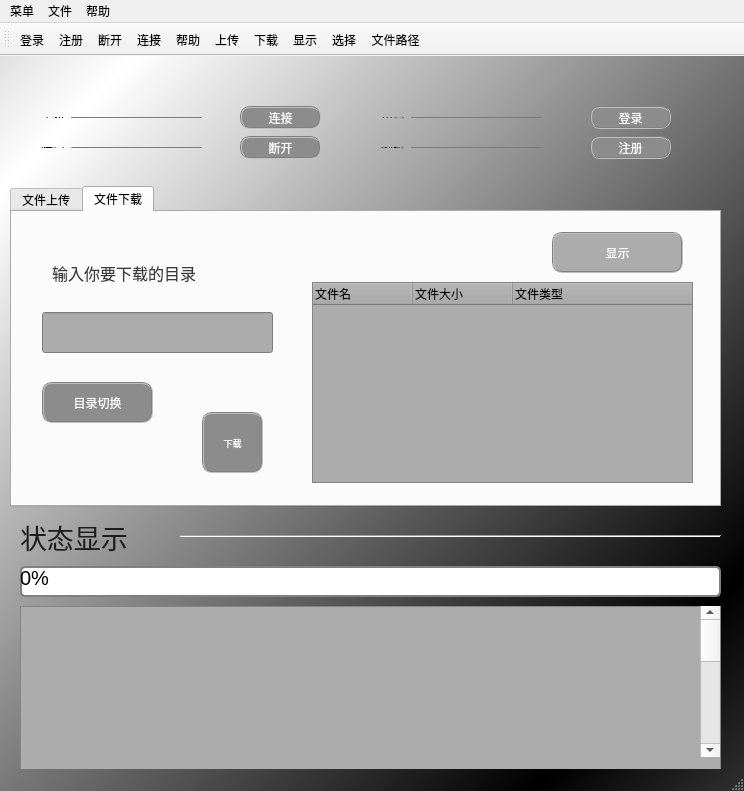
<?xml version="1.0" encoding="UTF-8"?>
<ui version="4.0">
 <class>MyClientClass</class>
 <widget class="QMainWindow" name="MyClientClass">
  <property name="geometry">
   <rect>
    <x>0</x>
    <y>0</y>
    <width>744</width>
    <height>791</height>
   </rect>
  </property>
  <property name="windowTitle">
   <string>MyClient</string>
  </property>
  <property name="styleSheet">
   <string notr="true">
QWidget#MyClientClass{

 background:qlineargradient(spread:reflect, x1:0.847, y1:0.869, x2:0.129, y2:0.12, stop:0 rgba(0, 0, 0, 255), stop:1 rgba(255, 255, 255, 255))
}</string>
  </property>
  <widget class="QWidget" name="centralWidget">
   <widget class="QPlainTextEdit" name="outEdit">
    <property name="geometry">
     <rect>
      <x>20</x>
      <y>550</y>
      <width>701</width>
      <height>221</height>
     </rect>
    </property>
    <property name="styleSheet">
     <string notr="true">background:rgb(172, 172, 172)</string>
    </property>
   </widget>
   <widget class="QLabel" name="label_6">
    <property name="geometry">
     <rect>
      <x>20</x>
      <y>460</y>
      <width>141</width>
      <height>41</height>
     </rect>
    </property>
    <property name="font">
     <font>
      <family>Agency FB</family>
      <pointsize>20</pointsize>
     </font>
    </property>
    <property name="styleSheet">
     <string notr="true">color:rgb(29, 29, 29)</string>
    </property>
    <property name="text">
     <string>状态显示</string>
    </property>
   </widget>
   <widget class="QProgressBar" name="progressBar">
    <property name="enabled">
     <bool>true</bool>
    </property>
    <property name="geometry">
     <rect>
      <x>20</x>
      <y>510</y>
      <width>701</width>
      <height>31</height>
     </rect>
    </property>
    <property name="font">
     <font>
      <pointsize>15</pointsize>
     </font>
    </property>
    <property name="styleSheet">
     <string notr="true">QProgressBar{
border:2px solid grey;
border-radius:5px;
}

QProgressBar::chunk {
background-color:#05B8CC;
width:20px;
}</string>
    </property>
    <property name="minimum">
     <number>0</number>
    </property>
    <property name="value">
     <number>0</number>
    </property>
    <property name="textVisible">
     <bool>true</bool>
    </property>
   </widget>
   <widget class="QTabWidget" name="tabWidget">
    <property name="geometry">
     <rect>
      <x>10</x>
      <y>130</y>
      <width>711</width>
      <height>321</height>
     </rect>
    </property>
    <property name="currentIndex">
     <number>1</number>
    </property>
    <widget class="QWidget" name="tab_3">
     <attribute name="title">
      <string>文件上传</string>
     </attribute>
     <widget class="QLabel" name="label_8">
      <property name="geometry">
       <rect>
        <x>50</x>
        <y>40</y>
        <width>191</width>
        <height>31</height>
       </rect>
      </property>
      <property name="font">
       <font>
        <pointsize>12</pointsize>
       </font>
      </property>
      <property name="styleSheet">
       <string notr="true">color:rgb(58, 58, 58)</string>
      </property>
      <property name="text">
       <string>选择你要上传的文件</string>
      </property>
     </widget>
     <widget class="QToolButton" name="btnPut">
      <property name="geometry">
       <rect>
        <x>200</x>
        <y>200</y>
        <width>71</width>
        <height>61</height>
       </rect>
      </property>
      <property name="sizePolicy">
       <sizepolicy hsizetype="Minimum" vsizetype="Fixed">
        <horstretch>0</horstretch>
        <verstretch>0</verstretch>
       </sizepolicy>
      </property>
      <property name="styleSheet">
       <string notr="true">color:rgb(250, 250, 250);
background:rgb(140, 140, 140);
border:2px groove gray;border-radius:10px;padding:2px 4px;</string>
      </property>
      <property name="text">
       <string>上传</string>
      </property>
      <property name="icon">
       <iconset resource="../myclient.qrc">
        <normaloff>:/MyClient/Resources/上传.png</normaloff>:/MyClient/Resources/上传.png</iconset>
      </property>
      <property name="iconSize">
       <size>
        <width>30</width>
        <height>30</height>
       </size>
      </property>
      <property name="checkable">
       <bool>false</bool>
      </property>
      <property name="toolButtonStyle">
       <enum>Qt::ToolButtonTextUnderIcon</enum>
      </property>
      <property name="autoRaise">
       <bool>false</bool>
      </property>
     </widget>
     <widget class="QToolButton" name="btnSelect">
      <property name="geometry">
       <rect>
        <x>40</x>
        <y>170</y>
        <width>111</width>
        <height>41</height>
       </rect>
      </property>
      <property name="styleSheet">
       <string notr="true">background:rgb(140, 140, 140);
border:2px groove gray;border-radius:10px;padding:2px 4px;
color:rgb(250, 250, 250);</string>
      </property>
      <property name="text">
       <string>选择文件</string>
      </property>
      <property name="icon">
       <iconset resource="../myclient.qrc">
        <normaloff>:/MyClient/Resources/选择文件 (1).png</normaloff>:/MyClient/Resources/选择文件 (1).png</iconset>
      </property>
      <property name="iconSize">
       <size>
        <width>40</width>
        <height>40</height>
       </size>
      </property>
      <property name="toolButtonStyle">
       <enum>Qt::ToolButtonTextBesideIcon</enum>
      </property>
     </widget>
     <widget class="QLineEdit" name="lineSelect">
      <property name="geometry">
       <rect>
        <x>40</x>
        <y>100</y>
        <width>231</width>
        <height>41</height>
       </rect>
      </property>
      <property name="styleSheet">
       <string notr="true">background:rgb(172, 172, 172)</string>
      </property>
     </widget>
     <widget class="QTreeView" name="treeFile">
      <property name="geometry">
       <rect>
        <x>290</x>
        <y>41</y>
        <width>401</width>
        <height>251</height>
       </rect>
      </property>
      <property name="styleSheet">
       <string notr="true">
QMainWindow#MyClient{

 background:rgb(254, 254, 254)
}</string>
      </property>
     </widget>
     <widget class="QLabel" name="label">
      <property name="geometry">
       <rect>
        <x>290</x>
        <y>10</y>
        <width>201</width>
        <height>16</height>
       </rect>
      </property>
      <property name="font">
       <font>
        <pointsize>12</pointsize>
       </font>
      </property>
      <property name="text">
       <string>显示当前目录文件列表</string>
      </property>
     </widget>
    </widget>
    <widget class="QWidget" name="tab_4">
     <attribute name="title">
      <string>文件下载</string>
     </attribute>
     <widget class="QTreeWidget" name="treeList">
      <property name="geometry">
       <rect>
        <x>300</x>
        <y>70</y>
        <width>381</width>
        <height>201</height>
       </rect>
      </property>
      <property name="layoutDirection">
       <enum>Qt::LeftToRight</enum>
      </property>
      <property name="styleSheet">
       <string notr="true">background:rgb(172, 172, 172)</string>
      </property>
      <property name="indentation">
       <number>20</number>
      </property>
      <property name="itemsExpandable">
       <bool>true</bool>
      </property>
      <attribute name="headerDefaultSectionSize">
       <number>100</number>
      </attribute>
      <attribute name="headerMinimumSectionSize">
       <number>26</number>
      </attribute>
      <column>
       <property name="text">
        <string>文件名</string>
       </property>
       <property name="textAlignment">
        <set>AlignLeft|AlignVCenter</set>
       </property>
      </column>
      <column>
       <property name="text">
        <string>文件大小</string>
       </property>
      </column>
      <column>
       <property name="text">
        <string>文件类型</string>
       </property>
      </column>
     </widget>
     <widget class="QPushButton" name="btnList">
      <property name="geometry">
       <rect>
        <x>540</x>
        <y>20</y>
        <width>131</width>
        <height>41</height>
       </rect>
      </property>
      <property name="styleSheet">
       <string notr="true">color:rgb(250, 250, 250);
background:rgb(172, 172, 172);
border:2px groove gray;border-radius:10px;padding:2px 4px;</string>
      </property>
      <property name="text">
       <string>显示</string>
      </property>
      <property name="icon">
       <iconset resource="../myclient.qrc">
        <normaloff>:/MyClient/Resources/显示.png</normaloff>:/MyClient/Resources/显示.png</iconset>
      </property>
     </widget>
     <widget class="QLabel" name="label_12">
      <property name="geometry">
       <rect>
        <x>40</x>
        <y>50</y>
        <width>231</width>
        <height>21</height>
       </rect>
      </property>
      <property name="font">
       <font>
        <pointsize>12</pointsize>
       </font>
      </property>
      <property name="styleSheet">
       <string notr="true">color:rgb(58, 58, 58)</string>
      </property>
      <property name="text">
       <string>输入你要下载的目录</string>
      </property>
     </widget>
     <widget class="QToolButton" name="btnGet">
      <property name="geometry">
       <rect>
        <x>190</x>
        <y>200</y>
        <width>61</width>
        <height>61</height>
       </rect>
      </property>
      <property name="font">
       <font>
        <pointsize>7</pointsize>
       </font>
      </property>
      <property name="styleSheet">
       <string notr="true">color:rgb(250, 250, 250);
background:rgb(140, 140, 140);
border:2px groove gray;border-radius:10px;padding:2px 4px;</string>
      </property>
      <property name="text">
       <string>下载</string>
      </property>
      <property name="icon">
       <iconset resource="../myclient.qrc">
        <normaloff>:/MyClient/Resources/下载 (1).png</normaloff>:/MyClient/Resources/下载 (1).png</iconset>
      </property>
      <property name="iconSize">
       <size>
        <width>30</width>
        <height>30</height>
       </size>
      </property>
      <property name="checkable">
       <bool>false</bool>
      </property>
      <property name="toolButtonStyle">
       <enum>Qt::ToolButtonTextUnderIcon</enum>
      </property>
     </widget>
     <widget class="QToolButton" name="btnPath">
      <property name="geometry">
       <rect>
        <x>30</x>
        <y>170</y>
        <width>111</width>
        <height>41</height>
       </rect>
      </property>
      <property name="styleSheet">
       <string notr="true">background:rgb(140, 140, 140);
border:2px groove gray;border-radius:10px;padding:2px 4px;
color:rgb(250, 250, 250);</string>
      </property>
      <property name="text">
       <string>目录切换</string>
      </property>
      <property name="icon">
       <iconset resource="../myclient.qrc">
        <normaloff>:/MyClient/Resources/文件.png</normaloff>:/MyClient/Resources/文件.png</iconset>
      </property>
      <property name="iconSize">
       <size>
        <width>40</width>
        <height>40</height>
       </size>
      </property>
      <property name="toolButtonStyle">
       <enum>Qt::ToolButtonTextBesideIcon</enum>
      </property>
     </widget>
     <widget class="QLineEdit" name="linePath">
      <property name="geometry">
       <rect>
        <x>30</x>
        <y>100</y>
        <width>231</width>
        <height>41</height>
       </rect>
      </property>
      <property name="styleSheet">
       <string notr="true">background:rgb(172, 172, 172)</string>
      </property>
     </widget>
    </widget>
   </widget>
   <widget class="QWidget" name="layoutWidget">
    <property name="geometry">
     <rect>
      <x>30</x>
      <y>80</y>
      <width>183</width>
      <height>23</height>
     </rect>
    </property>
    <layout class="QHBoxLayout" name="horizontalLayout_6">
     <item>
      <widget class="QLabel" name="label_9">
       <property name="styleSheet">
        <string notr="true"/>
       </property>
       <property name="text">
        <string>端口</string>
       </property>
      </widget>
     </item>
     <item>
      <widget class="QLineEdit" name="linePort">
       <property name="styleSheet">
        <string notr="true">background:rgb(172, 172, 172)</string>
       </property>
      </widget>
     </item>
    </layout>
   </widget>
   <widget class="QPushButton" name="btnCancel">
    <property name="geometry">
     <rect>
      <x>240</x>
      <y>80</y>
      <width>81</width>
      <height>23</height>
     </rect>
    </property>
    <property name="styleSheet">
     <string notr="true">color:rgb(250, 250, 250);
background:rgb(140, 140, 140);
border:2px groove gray;border-radius:10px;padding:2px 4px;
</string>
    </property>
    <property name="text">
     <string>断开</string>
    </property>
    <property name="checkable">
     <bool>false</bool>
    </property>
    <property name="autoDefault">
     <bool>false</bool>
    </property>
   </widget>
   <widget class="QWidget" name="layoutWidget_2">
    <property name="geometry">
     <rect>
      <x>30</x>
      <y>50</y>
      <width>183</width>
      <height>23</height>
     </rect>
    </property>
    <layout class="QHBoxLayout" name="horizontalLayout_5">
     <item>
      <widget class="QLabel" name="label_5">
       <property name="styleSheet">
        <string notr="true"/>
       </property>
       <property name="text">
        <string>主机</string>
       </property>
      </widget>
     </item>
     <item>
      <widget class="QLineEdit" name="lineHost">
       <property name="styleSheet">
        <string notr="true">background:rgb(172, 172, 172)</string>
       </property>
      </widget>
     </item>
    </layout>
   </widget>
   <widget class="QPushButton" name="btnConn">
    <property name="geometry">
     <rect>
      <x>240</x>
      <y>50</y>
      <width>81</width>
      <height>23</height>
     </rect>
    </property>
    <property name="styleSheet">
     <string notr="true">color:rgb(250, 250, 250);
background:rgb(140, 140, 140);
border:2px groove gray;border-radius:10px;padding:2px 4px;</string>
    </property>
    <property name="text">
     <string>连接</string>
    </property>
   </widget>
   <widget class="QPushButton" name="btnRegister">
    <property name="geometry">
     <rect>
      <x>590</x>
      <y>80</y>
      <width>81</width>
      <height>23</height>
     </rect>
    </property>
    <property name="styleSheet">
     <string notr="true">color:rgb(250, 250, 250);
background:rgb(140, 140, 140);
border:2px groove gray;border-radius:10px;padding:2px 4px;</string>
    </property>
    <property name="text">
     <string>注册</string>
    </property>
   </widget>
   <widget class="QWidget" name="layoutWidget_3">
    <property name="geometry">
     <rect>
      <x>370</x>
      <y>50</y>
      <width>183</width>
      <height>23</height>
     </rect>
    </property>
    <layout class="QHBoxLayout" name="horizontalLayout_7">
     <item>
      <widget class="QLabel" name="label_10">
       <property name="styleSheet">
        <string notr="true"/>
       </property>
       <property name="text">
        <string>用户</string>
       </property>
      </widget>
     </item>
     <item>
      <widget class="QLineEdit" name="lineUser">
       <property name="styleSheet">
        <string notr="true">background:rgb(172, 172, 172)</string>
       </property>
      </widget>
     </item>
    </layout>
   </widget>
   <widget class="QPushButton" name="btnLogin">
    <property name="geometry">
     <rect>
      <x>590</x>
      <y>50</y>
      <width>81</width>
      <height>23</height>
     </rect>
    </property>
    <property name="styleSheet">
     <string notr="true">color:rgb(250, 250, 250);
background:rgb(140, 140, 140);
border:2px groove gray;border-radius:10px;padding:2px 4px;</string>
    </property>
    <property name="text">
     <string>登录</string>
    </property>
   </widget>
   <widget class="QWidget" name="layoutWidget_4">
    <property name="geometry">
     <rect>
      <x>370</x>
      <y>80</y>
      <width>183</width>
      <height>23</height>
     </rect>
    </property>
    <layout class="QHBoxLayout" name="horizontalLayout_8">
     <item>
      <widget class="QLabel" name="label_13">
       <property name="styleSheet">
        <string notr="true"/>
       </property>
       <property name="text">
        <string>密码</string>
       </property>
      </widget>
     </item>
     <item>
      <widget class="QLineEdit" name="linePassward">
       <property name="styleSheet">
        <string notr="true">background:rgb(172, 172, 172)</string>
       </property>
      </widget>
     </item>
    </layout>
   </widget>
   <widget class="Line" name="line">
    <property name="geometry">
     <rect>
      <x>180</x>
      <y>470</y>
      <width>541</width>
      <height>20</height>
     </rect>
    </property>
    <property name="orientation">
     <enum>Qt::Horizontal</enum>
    </property>
   </widget>
   <widget class="QScrollBar" name="verticalScrollBar">
    <property name="geometry">
     <rect>
      <x>700</x>
      <y>550</y>
      <width>20</width>
      <height>151</height>
     </rect>
    </property>
    <property name="singleStep">
     <number>10</number>
    </property>
    <property name="pageStep">
     <number>50</number>
    </property>
    <property name="orientation">
     <enum>Qt::Vertical</enum>
    </property>
   </widget>
  </widget>
  <widget class="QMenuBar" name="menuBar">
   <property name="geometry">
    <rect>
     <x>0</x>
     <y>0</y>
     <width>744</width>
     <height>25</height>
    </rect>
   </property>
   <widget class="QMenu" name="menuCaidan">
    <property name="title">
     <string>菜单</string>
    </property>
    <addaction name="actionLogin"/>
    <addaction name="actionReg"/>
    <addaction name="actionConn"/>
    <addaction name="actionCancel"/>
   </widget>
   <widget class="QMenu" name="menu">
    <property name="title">
     <string>文件</string>
    </property>
    <addaction name="actionPut"/>
    <addaction name="actionGet"/>
    <addaction name="actionList"/>
    <addaction name="actionSelect"/>
    <addaction name="actionPath"/>
   </widget>
   <widget class="QMenu" name="menu_2">
    <property name="title">
     <string>帮助</string>
    </property>
    <addaction name="actionHelp"/>
   </widget>
   <addaction name="menuCaidan"/>
   <addaction name="menu"/>
   <addaction name="menu_2"/>
  </widget>
  <widget class="QToolBar" name="mainToolBar">
   <attribute name="toolBarArea">
    <enum>TopToolBarArea</enum>
   </attribute>
   <attribute name="toolBarBreak">
    <bool>false</bool>
   </attribute>
   <addaction name="actionLogin"/>
   <addaction name="actionReg"/>
   <addaction name="actionCancel"/>
   <addaction name="actionConn"/>
   <addaction name="actionHelp"/>
   <addaction name="actionPut"/>
   <addaction name="actionGet"/>
   <addaction name="actionList"/>
   <addaction name="actionSelect"/>
   <addaction name="actionPath"/>
  </widget>
  <widget class="QStatusBar" name="statusBar"/>
  <action name="actionLogin">
   <property name="icon">
    <iconset resource="../myclient.qrc">
     <normaloff>:/MyClient/Resources/登录.png</normaloff>:/MyClient/Resources/登录.png</iconset>
   </property>
   <property name="text">
    <string>登录</string>
   </property>
   <property name="toolTip">
    <string>登录</string>
   </property>
  </action>
  <action name="actionReg">
   <property name="icon">
    <iconset resource="../myclient.qrc">
     <normaloff>:/MyClient/Resources/注册.png</normaloff>:/MyClient/Resources/注册.png</iconset>
   </property>
   <property name="text">
    <string>注册</string>
   </property>
   <property name="toolTip">
    <string>注册</string>
   </property>
  </action>
  <action name="actionCancel">
   <property name="icon">
    <iconset resource="../myclient.qrc">
     <normaloff>:/MyClient/Resources/断开链接.png</normaloff>:/MyClient/Resources/断开链接.png</iconset>
   </property>
   <property name="text">
    <string>断开</string>
   </property>
   <property name="toolTip">
    <string>断开</string>
   </property>
  </action>
  <action name="actionConn">
   <property name="icon">
    <iconset resource="../myclient.qrc">
     <normaloff>:/MyClient/Resources/连接.png</normaloff>:/MyClient/Resources/连接.png</iconset>
   </property>
   <property name="text">
    <string>连接</string>
   </property>
   <property name="toolTip">
    <string>连接</string>
   </property>
  </action>
  <action name="actionHelp">
   <property name="icon">
    <iconset resource="../myclient.qrc">
     <normaloff>:/MyClient/Resources/帮助.png</normaloff>:/MyClient/Resources/帮助.png</iconset>
   </property>
   <property name="text">
    <string>帮助</string>
   </property>
   <property name="toolTip">
    <string>帮助</string>
   </property>
  </action>
  <action name="actionPut">
   <property name="icon">
    <iconset resource="../myclient.qrc">
     <normaloff>:/MyClient/Resources/上传.png</normaloff>:/MyClient/Resources/上传.png</iconset>
   </property>
   <property name="text">
    <string>上传</string>
   </property>
   <property name="toolTip">
    <string>上传</string>
   </property>
  </action>
  <action name="actionGet">
   <property name="icon">
    <iconset resource="../myclient.qrc">
     <normaloff>:/MyClient/Resources/下载 (1).png</normaloff>:/MyClient/Resources/下载 (1).png</iconset>
   </property>
   <property name="text">
    <string>下载</string>
   </property>
   <property name="toolTip">
    <string>下载</string>
   </property>
  </action>
  <action name="actionList">
   <property name="icon">
    <iconset resource="../myclient.qrc">
     <normaloff>:/MyClient/Resources/显示.png</normaloff>:/MyClient/Resources/显示.png</iconset>
   </property>
   <property name="text">
    <string>显示</string>
   </property>
   <property name="toolTip">
    <string>显示</string>
   </property>
  </action>
  <action name="actionSelect">
   <property name="icon">
    <iconset resource="../myclient.qrc">
     <normaloff>:/MyClient/Resources/选择文件 (1).png</normaloff>:/MyClient/Resources/选择文件 (1).png</iconset>
   </property>
   <property name="text">
    <string>选择</string>
   </property>
   <property name="toolTip">
    <string>选择</string>
   </property>
  </action>
  <action name="actionPath">
   <property name="icon">
    <iconset resource="../myclient.qrc">
     <normaloff>:/MyClient/Resources/文件.png</normaloff>:/MyClient/Resources/文件.png</iconset>
   </property>
   <property name="text">
    <string>文件路径</string>
   </property>
   <property name="toolTip">
    <string>文件路径</string>
   </property>
  </action>
 </widget>
 <layoutdefault spacing="6" margin="11"/>
 <resources>
  <include location="../myclient.qrc"/>
 </resources>
 <connections/>
</ui>
